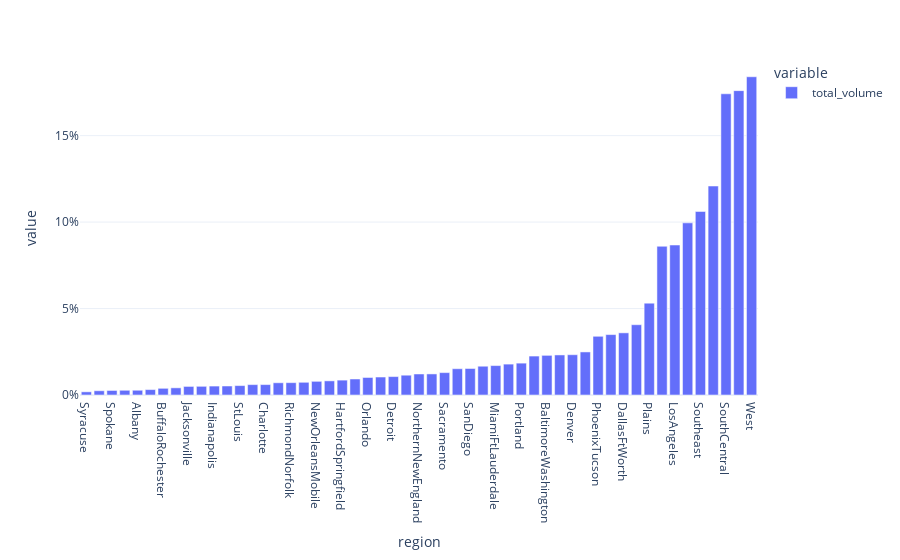

Notebook code for this chart:
### Code cell
mask = (df.type == 'conventional') & (df.region != 'TotalUS')
mask_total = (df.type == 'conventional') & (df.region == 'TotalUS')

fig = px.bar(
    df.loc[mask].groupby('region')[['total_volume']].mean().sort_values('total_volume')/df.loc[mask_total,'total_volume'].mean()
    )

fig.layout.yaxis.tickformat = '.0%'
fig.show()

### Figure 1 — Plotly figure (JSON) as saved in the notebook; plotly's stock layout.template omitted (floating-point values rounded to 4 significant figures)
{"data": [{"alignmentgroup": "True", "hovertemplate": "variable=total_volume<br>region=%{x}<br>value=%{y}<extra></extra>", "legendgroup": "total_volume", "marker": {"color": "#636efa", "pattern": {"shape": ""}}, "name": "total_volume", "offsetgroup": "total_volume", "orientation": "v", "showlegend": true, "textposition": "auto", "type": "bar", "x": ["Syracuse", "Boise", "Spokane", "Louisville", "Albany", "Pittsburgh", "BuffaloRochester", "Roanoke", "Jacksonville", "Columbus", "Indianapolis", "GrandRapids", "StLouis", "Nashville", "Charlotte", "HarrisburgScranton", "RichmondNorfolk", "CincinnatiDayton", "NewOrleansMobile", "RaleighGreensboro", "HartfordSpringfield", "LasVegas", "Orlando", "SouthCarolina", "Detroit", "Tampa", "NorthernNewEngland", "Philadelphia", "Sacramento", "Atlanta", "SanDiego", "Boston", "MiamiFtLauderdale", "Seattle", "Portland", "Chicago", "BaltimoreWashington", "SanFrancisco", "Denver", "WestTexNewMexico", "PhoenixTucson", "Houston", "DallasFtWorth", "NewYork", "Plains", "Midsouth", "LosAngeles", "GreatLakes", "Southeast", "Northeast", "SouthCentral", "California", "West"], "xaxis": "x", "y": [0.00184, 0.002456, 0.002627, 0.002737, 0.002754, 0.003128, 0.003866, 0.004149, 0.004958, 0.005018, 0.005166, 0.005199, 0.005436, 0.006006, 0.006027, 0.00707, 0.007136, 0.007347, 0.007905, 0.008177, 0.008605, 0.009255, 0.01013, 0.01039, 0.01066, 0.01145, 0.01216, 0.01219, 0.01295, 0.0152, 0.01533, 0.01665, 0.01702, 0.01786, 0.01842, 0.02252, 0.02293, 0.02316, 0.0233, 0.0249, 0.03396, 0.03494, 0.03594, 0.04065, 0.05313, 0.08601, 0.08674, 0.09955, 0.1062, 0.1209, 0.1742, 0.176, 0.1841], "yaxis": "y"}], "layout": {"barmode": "relative", "legend": {"title": {"text": "variable"}, "tracegroupgap": 0}, "margin": {"t": 60}, "xaxis": {"anchor": "y", "domain": [0, 1], "title": {"text": "region"}}, "yaxis": {"anchor": "x", "domain": [0, 1], "tickformat": ".0%", "title": {"text": "value"}}}}
